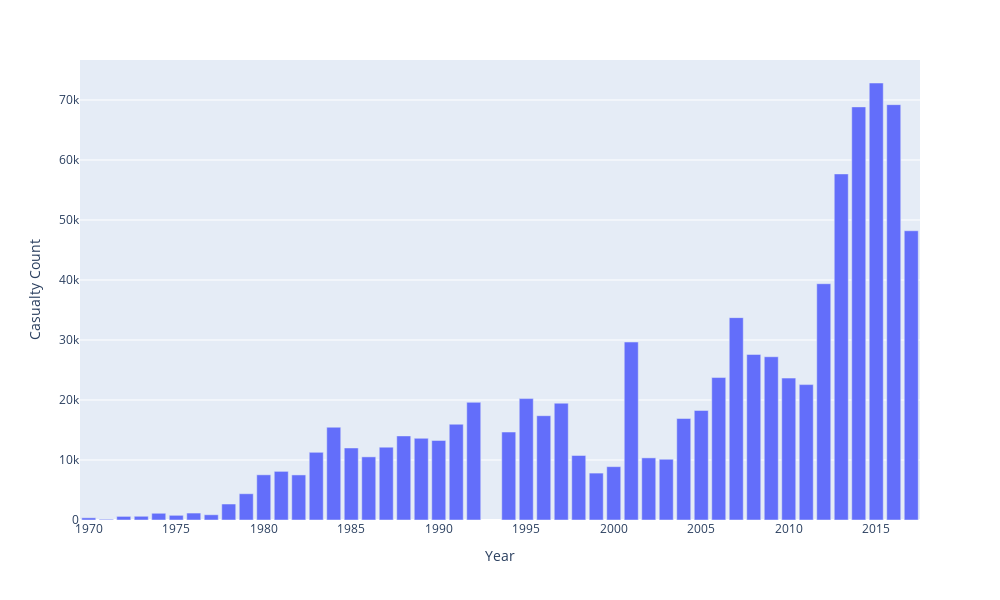

The code cell stored with this chart in its notebook:
### Markdown cell above
### While finding the number of yearly casualties...

### Code cell
df['casualties'] = df['nkill'] + df['nwound']
casualties_by_year = df.groupby('iyear')['casualties'].sum().to_frame().reset_index()
casualties_by_year.columns = ['Year', 'Casualty Count']
px.bar(data_frame=casualties_by_year, x='Year', y='Casualty Count', width=1000, height=600)

### Figure 1 — Plotly figure (JSON) as saved in the notebook; plotly's stock layout.template omitted (floating-point values rounded to 4 significant figures)
{"data": [{"alignmentgroup": "True", "hovertemplate": "Year=%{x}<br>Casualty Count=%{y}<extra></extra>", "legendgroup": "", "marker": {"color": "#636efa", "pattern": {"shape": ""}}, "name": "", "offsetgroup": "", "orientation": "v", "showlegend": false, "textposition": "auto", "type": "bar", "x": [1970, 1971, 1972, 1973, 1974, 1975, 1976, 1977, 1978, 1979, 1980, 1981, 1982, 1983, 1984, 1985, 1986, 1987, 1988, 1989, 1990, 1991, 1992, 1994, 1995, 1996, 1997, 1998, 1999, 2000, 2001, 2002, 2003, 2004, 2005, 2006, 2007, 2008, 2009, 2010, 2011, 2012, 2013, 2014, 2015, 2016, 2017], "xaxis": "x", "y": [367, 119, 602, 621, 1122, 781, 1158, 874, 2664, 4378, 7532, 8106, 7512, 11271, 15462, 12004, 10524, 12141, 14014, 13617, 13261, 15961, 19610, 14663, 20233, 17383, 19468, 10754, 7819, 8890, 29662, 10356, 10126, 16911, 18258, 23740, 33728, 27594, 27210, 23651, 22566, 39381, 57679, 68853, 72833, 69225, 48208], "yaxis": "y"}], "layout": {"barmode": "relative", "height": 600, "legend": {"tracegroupgap": 0}, "margin": {"t": 60}, "width": 1000, "xaxis": {"anchor": "y", "domain": [0, 1], "title": {"text": "Year"}}, "yaxis": {"anchor": "x", "domain": [0, 1], "title": {"text": "Casualty Count"}}}}
